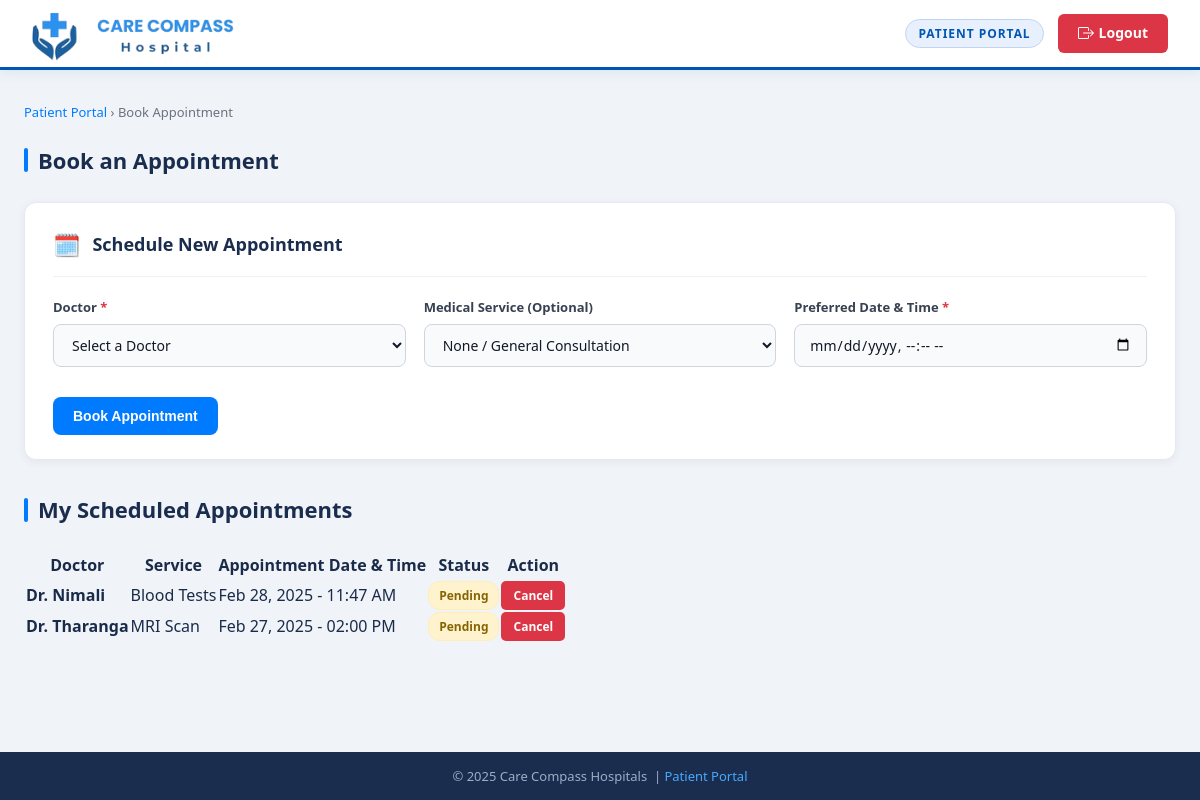
Page /patient/appointments.php (signed in) on the committed database.
### tables this page shows
CREATE TABLE IF NOT EXISTS `appointments` (
  `id` int NOT NULL AUTO_INCREMENT,
  `patient_id` int DEFAULT NULL,
  `doctor_id` int DEFAULT NULL,
  `date` datetime DEFAULT NULL,
  `status` enum('pending','confirmed','cancelled') DEFAULT 'pending',
  `service_id` int DEFAULT NULL,
  `appointment_date` datetime NOT NULL,
  PRIMARY KEY (`id`),
  KEY `patient_id` (`patient_id`),
  KEY `service_id` (`service_id`)
);

CREATE TABLE IF NOT EXISTS `doctors` (
  `id` int NOT NULL AUTO_INCREMENT,
  `name` varchar(100) NOT NULL,
  `specialty` varchar(100) NOT NULL,
  `location` varchar(50) NOT NULL,
  `contact` varchar(50) DEFAULT NULL,
  `photo` varchar(255) DEFAULT NULL,
  PRIMARY KEY (`id`)
);

CREATE TABLE IF NOT EXISTS `services` (
  `id` int NOT NULL AUTO_INCREMENT,
  `name` varchar(100) NOT NULL,
  `description` text,
  `category` enum('treatment','laboratory','emergency') NOT NULL,
  PRIMARY KEY (`id`)
);

### patient/appointments.php (the view, shortened to what this page needs)
<?php
include '../includes/db_connect.php';
$patient_id = $_SESSION['user_id'];
$sql_appointments = "SELECT a.id, a.appointment_date, a.status, d.name AS doctor_name, s.name AS service_name
                    FROM appointments a
                    LEFT JOIN doctors d ON a.doctor_id = d.id
                    LEFT JOIN services s ON a.service_id = s.id
                    WHERE a.patient_id = ? AND a.status != 'cancelled'
                    ORDER BY a.appointment_date DESC";
$stmt = mysqli_prepare($conn, $sql_appointments);
mysqli_stmt_bind_param($stmt, "i", $patient_id);
mysqli_stmt_execute($stmt);
$result       = mysqli_stmt_get_result($stmt);
$appointments = [];
if ($result) {
    while ($row = mysqli_fetch_assoc($result)) {
        $appointments[] = $row;
    }
} else {
    echo "Error fetching appointments: " . mysqli_error($conn);
}
?>
<!DOCTYPE html>
<html lang="en">
<head>
    <link rel="stylesheet" href="../assets/css/admin_styles.css">
</head>
<body>
<?php
include '../includes/header.php';
?>
<div class="internal-body">
    <div class="internal-manage-wrap">
        <div class="internal-breadcrumb"><a href="portal.php">Patient Portal</a> &rsaquo; Book Appointment</div>
        <div class="internal-page-title">Book an Appointment</div>
        <div class="dashboard-card" style="margin-bottom: 32px;">
            <div class="dashboard-card-header">
                <span class="card-header-icon">🗓️</span>
                <h3>Schedule New Appointment</h3>
            </div>
            <form method="POST" id="appointmentForm" class="modern-feedback-form">
                <div style="display: grid; grid-template-columns: repeat(auto-fit, minmax(250px, 1fr)); gap: 18px;">
                    <div class="form-group">
                        <label for="doctor_id">Doctor <span style="color:#dc3545;">*</span></label>
                        <select name="doctor_id" id="doctor_id" required class="form-input-modern">
                            <option value="">Select a Doctor</option>
                        </select>
                    </div>
                    <div class="form-group">
                        <label for="service_id">Medical Service (Optional)</label>
                        <select name="service_id" id="service_id" class="form-input-modern">
                            <option value="">None / General Consultation</option>
                        </select>
                    </div>
                    <div class="form-group">
                        <label for="appointment_date">Preferred Date &amp; Time <span style="color:#dc3545;">*</span></label>
                        <input type="datetime-local" name="appointment_date" id="appointment_date" required class="form-input-modern">
                    </div>
                </div>
                <div style="margin-top: 10px;">
                    <input type="submit" name="book_appointment" value="Book Appointment" class="btn-submit-modern">
                </div>
            </form>
        </div>
        <div class="internal-page-title">My Scheduled Appointments</div>
        <?php if (empty($appointments)): ?>
            <div class="dashboard-card" style="text-align: center; padding: 36px 20px;">
                <p style="color: #6b7280; margin: 0;">You have no active appointments scheduled at this moment.</p>
            </div>
        <?php else: ?>
            <div class="manage-table-container">
                <table class="manage-table">
                    <thead>
                        <tr>
                            <th>Doctor</th>
                            <th>Service</th>
                            <th>Appointment Date &amp; Time</th>
                            <th>Status</th>
                            <th>Action</th>
                        </tr>
                    </thead>
                    <tbody>
                        <?php foreach ($appointments as $appointment): ?>
                            <tr>
                                <td><strong><?php echo htmlspecialchars($appointment['doctor_name'] ?? 'Not Assigned'); ?></strong></td>
                                <td><?php echo htmlspecialchars($appointment['service_name'] ?? 'General Consultation'); ?></td>
                                <td><?php echo date('M d, Y - h:i A', strtotime($appointment['appointment_date'])); ?></td>
                                <td>
                                    <?php
                                    $app_status  = strtolower($appointment['status']);
                                    $badge_class = 'badge-' . $app_status;
                                    ?>
                                    <span class="status-badge <?php echo $badge_class; ?>">
                                        <?php echo htmlspecialchars(ucfirst($appointment['status'])); ?>
                                    </span>
                                </td>
                                <td>
                                    <?php if ($app_status === 'pending'): ?>
                                        <a href="cancel_appointment.php?id=<?php echo $appointment['id']; ?>" class="btn-action-cancel" onclick="return confirm('Are you sure you want to cancel this appointment?')">Cancel</a>
                                    <?php else: ?>
                                        <span style="color: #9ca3af; font-size: 13px;">—</span>
                                    <?php endif; ?>
                                </td>
                            </tr>
                        <?php endforeach; ?>
                    </tbody>
                </table>
            </div>
        <?php endif; ?>
    </div>
</div>
<footer class="internal-footer">
    &copy; 2025 Care Compass Hospitals &nbsp;|&nbsp; <a href="portal.php">Patient Portal</a>
</footer>
</body>
</html>

### assets/css/admin_styles.css (style rules this page uses)
*, *::before, *::after { box-sizing: border-box; margin: 0; padding: 0; }
body { font-family: 'Segoe UI', system-ui, -apple-system, sans-serif; background: #f0f4f8; color: #1a2b4a; line-height: 1.6; }
a { color: inherit; }
.internal-body { min-height: calc(100vh - 70px - 48px); background: #f0f4f8; }
.internal-manage-wrap { padding: 32px 24px 48px; max-width: 1200px; margin: 0 auto; }
.internal-page-title { font-size: 22px; font-weight: 700; color: #1a2d4e; margin-bottom: 24px; display: flex; align-items: center; gap: 10px; }
.internal-page-title::before { content: ''; display: inline-block; width: 4px; height: 24px; background: #007bff; border-radius: 2px; }
.internal-breadcrumb { font-size: 13px; color: #6b7280; margin-bottom: 20px; }
.internal-breadcrumb a { color: #007bff; text-decoration: none; }
.internal-footer { background: #1a2d4e; color: #9aaec8; text-align: center; padding: 12px 24px; font-size: 13px; height: 48px; display: flex; align-items: center; justify-content: center; }
.internal-footer a { color: #48a9fe; text-decoration: none; }
.dashboard-card { background: #ffffff; border-radius: 12px; box-shadow: 0 2px 10px rgba(0, 0, 0, 0.06); border: 1px solid #e3eaf4; padding: 24px 28px; display: flex; flex-direction: column; }
.dashboard-card-header { display: flex; align-items: center; gap: 12px; margin-bottom: 20px; padding-bottom: 14px; border-bottom: 1px solid #edf2f7; }
.dashboard-card-header h3 { margin: 0; font-size: 18px; font-weight: 700; color: #1a2d4e; }
.card-header-icon { font-size: 22px; }
.modern-feedback-form { display: flex; flex-direction: column; gap: 14px; flex: 1; }
.form-group { display: flex; flex-direction: column; gap: 6px; }
.form-group label { font-size: 13px; font-weight: 600; color: #374151; }
.form-input-modern { width: 100%; padding: 10px 14px; border: 1px solid #d1d5db; border-radius: 8px; font-size: 14px; font-family: inherit; background: #f9fafb; color: #111827; transition: border-color 0.15s, box-shadow 0.15s; box-sizing: border-box; }
.btn-submit-modern { background: #007bff; color: #ffffff; border: none; padding: 11px 20px; border-radius: 8px; font-size: 14px; font-weight: 600; cursor: pointer; transition: background 0.15s, transform 0.1s; margin-top: 6px; align-self: flex-start; }
.status-badge { display: inline-block; padding: 4px 10px; border-radius: 12px; font-size: 12px; font-weight: 600; text-transform: capitalize; }
.badge-pending { background: #fff3cd; color: #856404; border: 1px solid #ffeeba; }
.btn-action-cancel { display: inline-block; background: #dc3545; color: white !important; padding: 5px 12px; border-radius: 5px; text-decoration: none !important; font-size: 12px; font-weight: 600; transition: background 0.15s; }

### rows in the picture
appointments: doctor.name "Dr. Nimali", service.name "Blood Tests", appointment_date "Feb 28, 2025 - 11:47 AM", status "Pending"
appointments: doctor.name "Dr. Tharanga", service.name "MRI Scan", appointment_date "Feb 27, 2025 - 02:00 PM", status "Pending"

### other values in the picture
$portal_label "PATIENT PORTAL"
